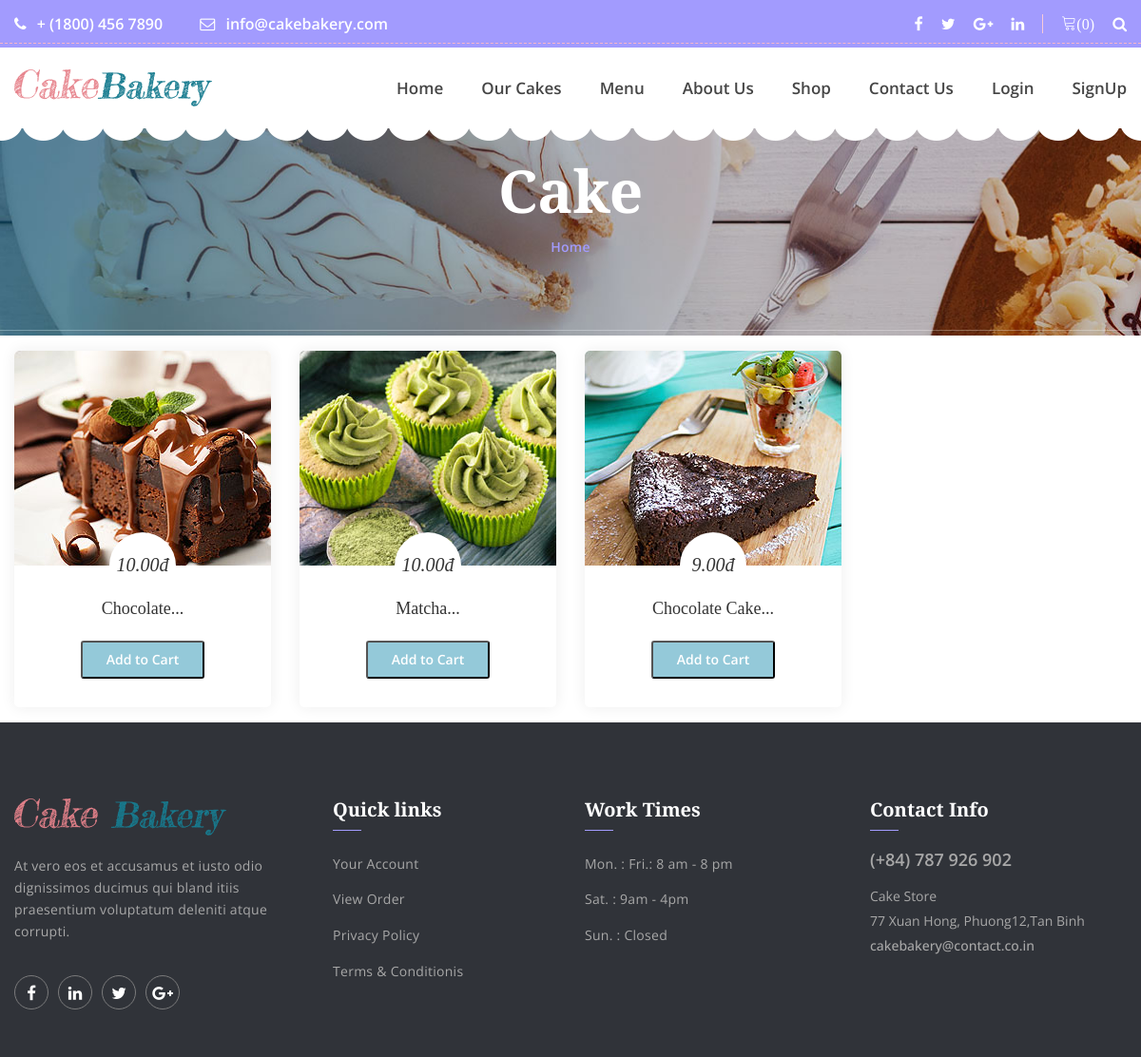
The page /viewCakeList.php?catid=38 on the database its author committed.
### tables this page shows
CREATE TABLE `cake` (
  `cakeId` int(12) NOT NULL,
  `cakeName` varchar(255) NOT NULL,
  `cakePrice` decimal(10,2) NOT NULL,
  `cakeDesc` text NOT NULL,
  `cakeCategorieId` int(12) NOT NULL,
  `cakePubDate` datetime NOT NULL DEFAULT current_timestamp()
);

### viewCakeList.php (the view, shortened to what this page needs)
<?php include 'partials/_dbconnect.php';?>
<?php require 'partials/_nav.php' ?>
<body>
<section style="margin-top: 50px;" class="banner_area">
        	<div class="container">
        		<div class="banner_text">
        			<h3>Cake</h3>
        			<ul>
        				<li><a href="index.php">Home</a></li>
        			</ul>
        		</div>
        	</div>
        </section>
    <div class="container my-3" id="cont">
        <div class="row">
        <?php
            $id = $_GET['catid'];
            $sql = "SELECT * FROM `cake` WHERE cakeCategorieId = $id";
            $result = mysqli_query($conn, $sql);
            while($row = mysqli_fetch_assoc($result)){
                $cakeId = $row['cakeId'];
                $cakeName = $row['cakeName'];
                $cakePrice = $row['cakePrice'];
                echo '<div class="col-lg-3 col-md-4 col-6">
                <div class="cake_feature_item">
                    <div class="cake_img">
                          <img src="img/cake-'.$cakeId. '.jpg" alt="image for this cake">
                    </div>
                      <div class="cake_text">
                        <h3 >' . substr($cakeName, 0, 20). '...</h3>
                        <h4 style="font-size:20px"> '.substr($cakePrice,0, 5). 'đ</h4>
                            <div class="row justify-content-center">';
                                if($loggedin){
                                    $quaSql = "SELECT `itemQuantity` FROM `viewcart` WHERE cakeId = '$cakeId' AND `userId`='$userId'";
                                    $quaresult = mysqli_query($conn, $quaSql);
                                    $quaExistRows = mysqli_num_rows($quaresult);
                                    if($quaExistRows == 0) {
                                        echo '<form action="partials/_manageCart.php" method="POST">
                                              <input type="hidden" name="itemId" value="'.$cakeId. '">
                                              <button type="submit" name="addToCart" class="btn btn-primary mx-2">Add to Cart</button>';
                                    }else {
                                        echo '<a href="viewCart.php"><button class="pest_btn">Go to Cart</button></a>';
                                    }
                                }
                                else{
                                    echo '<button class="pest_btn" data-toggle="modal" data-target="#loginModal">Add to Cart</button>';
                                }
                                echo '</form>
                            </div>
                        </div>
                    </div>
                </div>';
            }
            ?>
        </div>
    </div>
    <?php require 'partials/_footer.php' ?>

### rows shown on the page
cake: shows a picture, cakeName "Chocolate", cakePrice "10.00"
cake: shows a picture, cakeName "Matcha", cakePrice "10.00"
cake: shows a picture, cakeName "Chocolate Cake", cakePrice "9.00"

### other values the page prints
$count "0"
